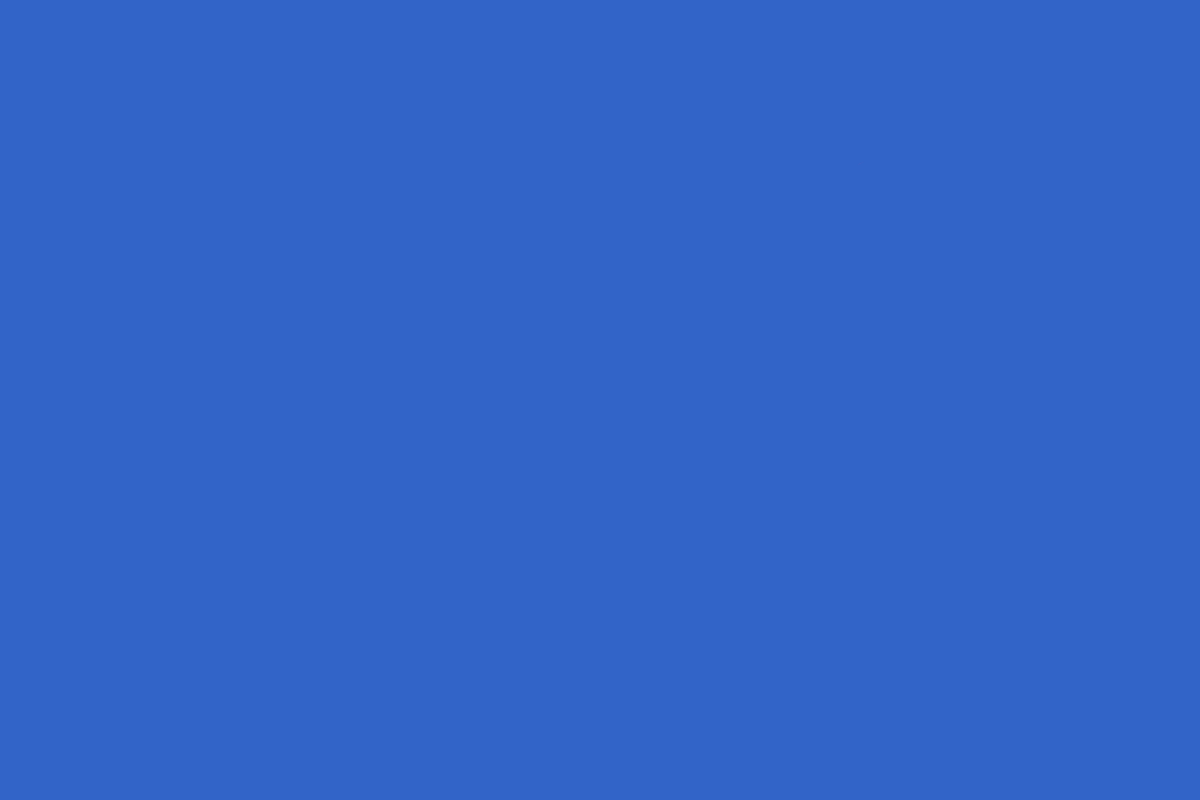
Frame 1 (no input)
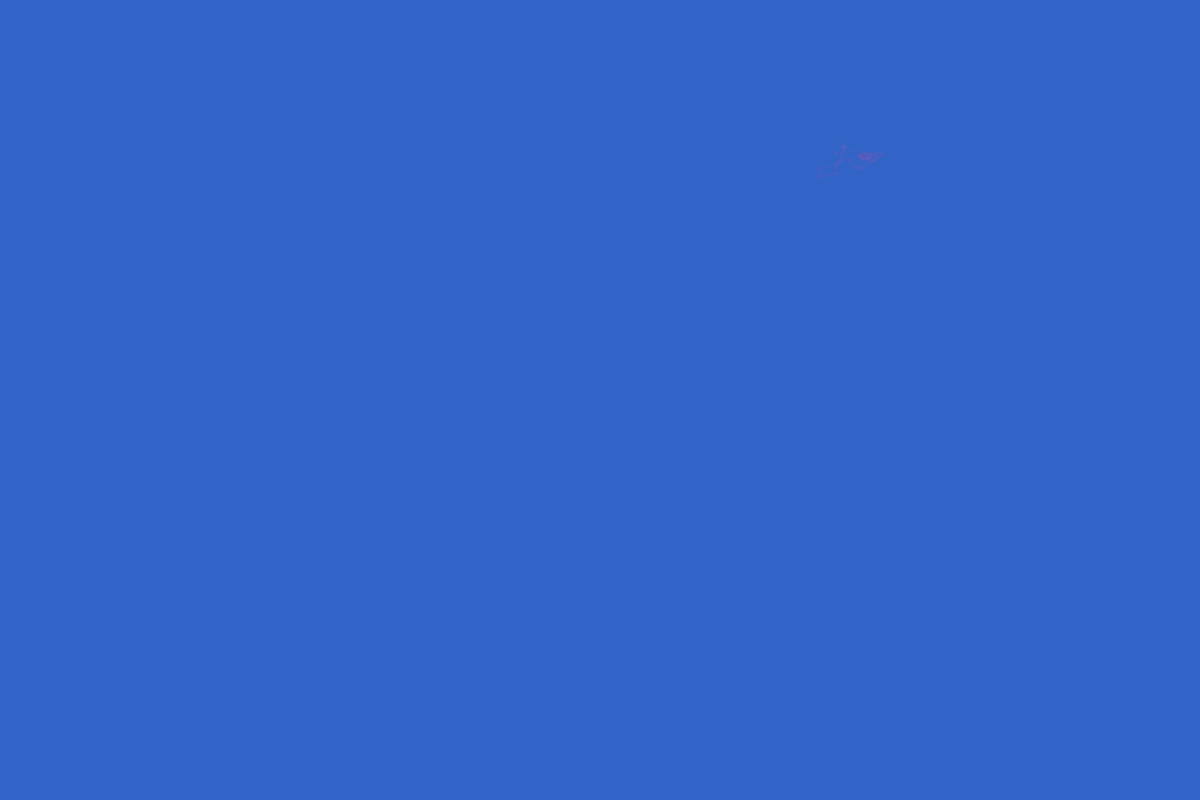
Frame 60 (no input)
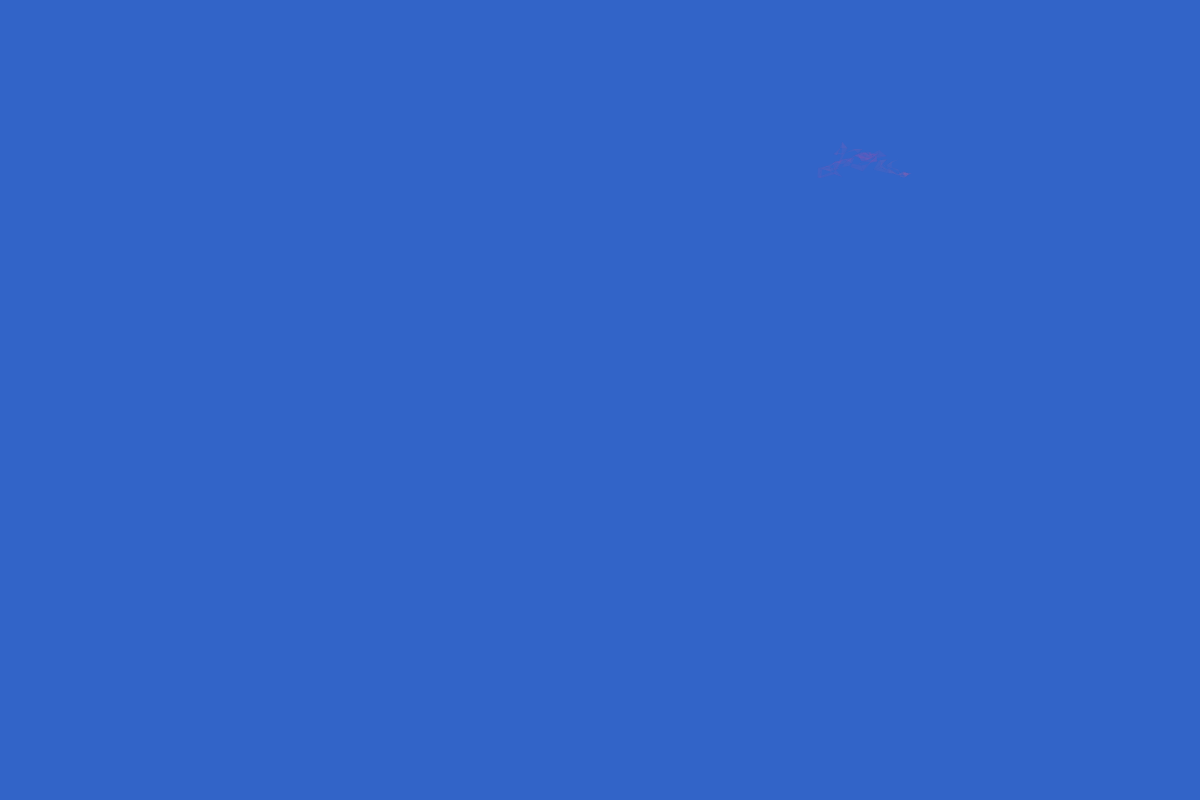
Frame 120 (the mouse pressed at the canvas centre since frame 60)

The p5.js sketch that drew these frames (run headless with seeded random() and noise() and a simulated clock; from frame 60 on, the mouse is pressed at the canvas centre):

// p5.js sketch
// ── sketch.js
// DEFINE GLOBAL VARIABLES
let bgColor; // background-color
let centerX, centerY;
let circles = {};
circles.pos1x = 50;
circles.pos1y = 50;
circles.pos2x = 100;
circles.pos2y = 100;
circles.pos3x = 0;
circles.pos3y = 0;
let multMax = 0.01;
let multDelta;
let mult;
let redFill = 255;
let alphaAmt = 40;
let alphaNoise;


function setup() {
    bgColor = color(50, 100, 200);
    // createCanvas(windowWidth, windowHeight);
    createCanvas(windowWidth, 800);
    background(bgColor);
    // frameRate(20);

    // Set initial position
    circles.pos1x = random(width);
    circles.pos1y = random(height);
    circles.pos2x = circles.pos1x + 2;
    circles.pos2y = circles.pos1y - 2;
}


function draw() {

      centerX = width * 0.5;
      centerY = height * 0.5;

      multDelta = noise(0.01 * frameCount + pow(2, 8));
      multDelta = map(multDelta, 0, 1, -0.0001, 0.0001);
      multMax = constrain(multMax + multDelta, 0.005, 0.2);
      mult = random(-multMax, multMax);
      circles.pos3x = abs(((width * mult) + circles.pos2x) % width);
      mult = random(-multMax, multMax);
      circles.pos3y = abs(((height * mult) + circles.pos2y) % height);


      mult = noise(frameCount * 0.001) * 255;
      redFill = constrain(mult, 0, 255);

      noStroke();
      // stroke(200, 20);
      // get a random noise value between (0-1)
      alphaNoise = noise(0.1 * frameCount + 1000);
      alphaNoise = map(alphaNoise, 0, 1, -2, 2);
      alphaAmt += alphaNoise;
      alphaAmt = constrain(alphaAmt, 20, 100);
      fill(redFill, 255 - redFill, 175, 30);

      triangle(circles.pos1x, circles.pos1y, circles.pos2x, circles.pos2y, circles.pos3x, circles.pos3y);

      circles.pos1x = circles.pos2x;
      circles.pos1y = circles.pos2y;
      circles.pos2x = circles.pos3x;
      circles.pos2y = circles.pos3y;

//////// DEBUGGING STUFF /////////////
// ellipse(centerX, centerY, 40, 40);
// push();
// translate(10, height - 40);
// fill(255);
// rect(0,0,150,25);
// fill(0);
// text(frameRate(), 5, 20);
// pop();
}



/* FULLSCREEN FUNCTIONALITY */
function windowResized() {
   resizeCanvas(windowWidth, windowHeight);
   background(bgColor);
}

function mousePressed() {
   if (mouseX > 0 && mouseX < width && mouseY > 0 && mouseY < height) {
       let fs = fullscreen();
       fullscreen(!fs);
   }
}
